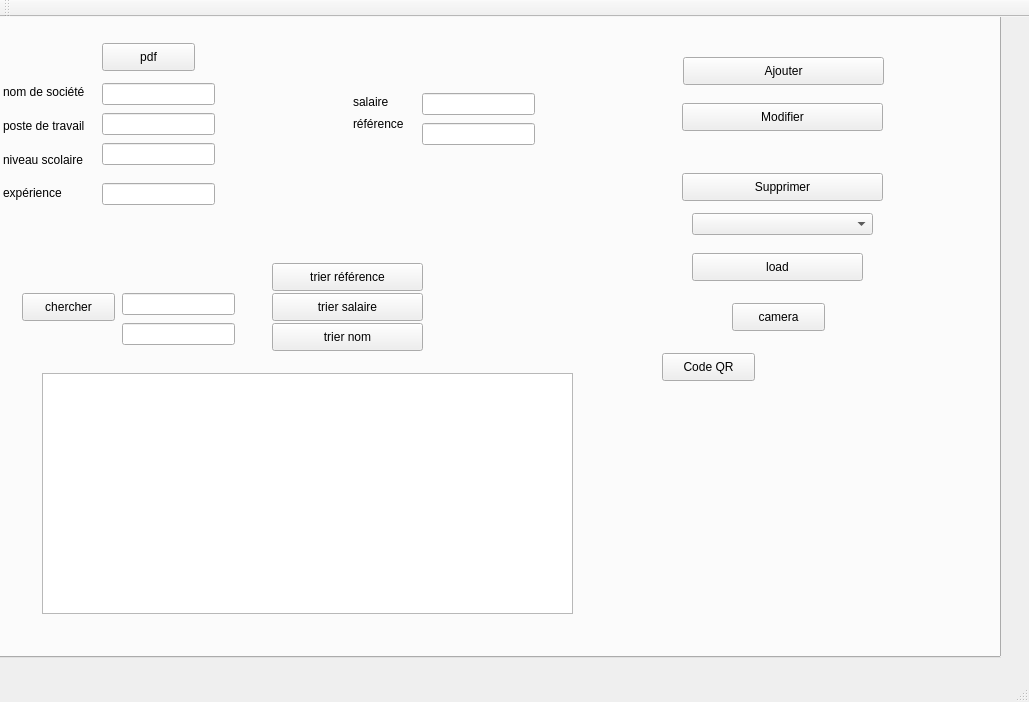
<?xml version="1.0" encoding="UTF-8"?>
<ui version="4.0">
 <class>MainWindow</class>
 <widget class="QMainWindow" name="MainWindow">
  <property name="geometry">
   <rect>
    <x>0</x>
    <y>0</y>
    <width>1029</width>
    <height>702</height>
   </rect>
  </property>
  <property name="windowTitle">
   <string>Gestion des Clients</string>
  </property>
  <widget class="QWidget" name="centralWidget">
   <widget class="QTabWidget" name="tabWidget">
    <property name="geometry">
     <rect>
      <x>-10</x>
      <y>-30</y>
      <width>1011</width>
      <height>671</height>
     </rect>
    </property>
    <property name="currentIndex">
     <number>0</number>
    </property>
    <widget class="QWidget" name="tab">
     <attribute name="title">
      <string>Tab 1</string>
     </attribute>
     <widget class="QPushButton" name="qrcode_pt">
      <property name="geometry">
       <rect>
        <x>670</x>
        <y>340</y>
        <width>93</width>
        <height>28</height>
       </rect>
      </property>
      <property name="text">
       <string>Code QR</string>
      </property>
     </widget>
     <widget class="QPushButton" name="pushButton_13">
      <property name="geometry">
       <rect>
        <x>280</x>
        <y>250</y>
        <width>151</width>
        <height>28</height>
       </rect>
      </property>
      <property name="text">
       <string>trier référence</string>
      </property>
     </widget>
     <widget class="QPushButton" name="pt_ajouter">
      <property name="geometry">
       <rect>
        <x>691</x>
        <y>44</y>
        <width>201</width>
        <height>28</height>
       </rect>
      </property>
      <property name="text">
       <string>Ajouter</string>
      </property>
     </widget>
     <widget class="QLineEdit" name="salaire">
      <property name="geometry">
       <rect>
        <x>430</x>
        <y>80</y>
        <width>113</width>
        <height>22</height>
       </rect>
      </property>
     </widget>
     <widget class="QLineEdit" name="poste">
      <property name="geometry">
       <rect>
        <x>110</x>
        <y>100</y>
        <width>113</width>
        <height>22</height>
       </rect>
      </property>
     </widget>
     <widget class="QLineEdit" name="nom">
      <property name="geometry">
       <rect>
        <x>110</x>
        <y>70</y>
        <width>113</width>
        <height>22</height>
       </rect>
      </property>
     </widget>
     <widget class="QLineEdit" name="experience">
      <property name="geometry">
       <rect>
        <x>110</x>
        <y>170</y>
        <width>113</width>
        <height>22</height>
       </rect>
      </property>
     </widget>
     <widget class="QPushButton" name="bouton_modifier">
      <property name="geometry">
       <rect>
        <x>690</x>
        <y>90</y>
        <width>201</width>
        <height>28</height>
       </rect>
      </property>
      <property name="text">
       <string>Modifier</string>
      </property>
     </widget>
     <widget class="QLineEdit" name="niveau">
      <property name="geometry">
       <rect>
        <x>110</x>
        <y>130</y>
        <width>113</width>
        <height>22</height>
       </rect>
      </property>
     </widget>
     <widget class="QLabel" name="label_9">
      <property name="geometry">
       <rect>
        <x>11</x>
        <y>139</y>
        <width>85</width>
        <height>16</height>
       </rect>
      </property>
      <property name="text">
       <string>niveau scolaire</string>
      </property>
     </widget>
     <widget class="QLabel" name="label">
      <property name="geometry">
       <rect>
        <x>361</x>
        <y>103</y>
        <width>54</width>
        <height>16</height>
       </rect>
      </property>
      <property name="text">
       <string>référence</string>
      </property>
     </widget>
     <widget class="QLineEdit" name="rech">
      <property name="geometry">
       <rect>
        <x>130</x>
        <y>280</y>
        <width>113</width>
        <height>22</height>
       </rect>
      </property>
     </widget>
     <widget class="QLabel" name="label_11">
      <property name="geometry">
       <rect>
        <x>361</x>
        <y>81</y>
        <width>37</width>
        <height>16</height>
       </rect>
      </property>
      <property name="text">
       <string>salaire</string>
      </property>
     </widget>
     <widget class="QLabel" name="label_7">
      <property name="geometry">
       <rect>
        <x>11</x>
        <y>71</y>
        <width>88</width>
        <height>16</height>
       </rect>
      </property>
      <property name="text">
       <string>nom de société</string>
      </property>
     </widget>
     <widget class="QLabel" name="label_8">
      <property name="geometry">
       <rect>
        <x>11</x>
        <y>105</y>
        <width>89</width>
        <height>16</height>
       </rect>
      </property>
      <property name="text">
       <string>poste de travail</string>
      </property>
     </widget>
     <widget class="QPushButton" name="pushButton_14">
      <property name="geometry">
       <rect>
        <x>30</x>
        <y>280</y>
        <width>93</width>
        <height>28</height>
       </rect>
      </property>
      <property name="text">
       <string>chercher</string>
      </property>
     </widget>
     <widget class="QTableView" name="tab_job">
      <property name="geometry">
       <rect>
        <x>50</x>
        <y>360</y>
        <width>531</width>
        <height>241</height>
       </rect>
      </property>
     </widget>
     <widget class="QComboBox" name="combo_chercher">
      <property name="geometry">
       <rect>
        <x>700</x>
        <y>200</y>
        <width>181</width>
        <height>22</height>
       </rect>
      </property>
     </widget>
     <widget class="QPushButton" name="push_load">
      <property name="geometry">
       <rect>
        <x>700</x>
        <y>240</y>
        <width>171</width>
        <height>28</height>
       </rect>
      </property>
      <property name="text">
       <string>load</string>
      </property>
     </widget>
     <widget class="QLineEdit" name="reference">
      <property name="geometry">
       <rect>
        <x>430</x>
        <y>110</y>
        <width>113</width>
        <height>22</height>
       </rect>
      </property>
     </widget>
     <widget class="QLabel" name="label_10">
      <property name="geometry">
       <rect>
        <x>11</x>
        <y>172</y>
        <width>62</width>
        <height>16</height>
       </rect>
      </property>
      <property name="text">
       <string>expérience</string>
      </property>
     </widget>
     <widget class="QPushButton" name="push_supprimer">
      <property name="geometry">
       <rect>
        <x>690</x>
        <y>160</y>
        <width>201</width>
        <height>28</height>
       </rect>
      </property>
      <property name="text">
       <string>Supprimer</string>
      </property>
     </widget>
     <widget class="QPushButton" name="camera_pt">
      <property name="geometry">
       <rect>
        <x>740</x>
        <y>290</y>
        <width>93</width>
        <height>28</height>
       </rect>
      </property>
      <property name="text">
       <string>camera</string>
      </property>
     </widget>
     <widget class="QPushButton" name="pushButton">
      <property name="geometry">
       <rect>
        <x>280</x>
        <y>280</y>
        <width>151</width>
        <height>28</height>
       </rect>
      </property>
      <property name="text">
       <string>trier salaire</string>
      </property>
     </widget>
     <widget class="QPushButton" name="pushButton_2">
      <property name="geometry">
       <rect>
        <x>280</x>
        <y>310</y>
        <width>151</width>
        <height>28</height>
       </rect>
      </property>
      <property name="text">
       <string>trier nom</string>
      </property>
     </widget>
     <widget class="QPushButton" name="pdf_pt">
      <property name="geometry">
       <rect>
        <x>110</x>
        <y>30</y>
        <width>93</width>
        <height>28</height>
       </rect>
      </property>
      <property name="text">
       <string>pdf</string>
      </property>
     </widget>
     <widget class="QLineEdit" name="lineEdit">
      <property name="geometry">
       <rect>
        <x>130</x>
        <y>310</y>
        <width>113</width>
        <height>22</height>
       </rect>
      </property>
     </widget>
     <widget class="QLabel" name="QRCODE_3">
      <property name="geometry">
       <rect>
        <x>660</x>
        <y>410</y>
        <width>221</width>
        <height>181</height>
       </rect>
      </property>
      <property name="text">
       <string/>
      </property>
     </widget>
    </widget>
    <widget class="QWidget" name="tab_2">
     <attribute name="title">
      <string>Tab 2</string>
     </attribute>
    </widget>
   </widget>
  </widget>
  <widget class="QMenuBar" name="menuBar">
   <property name="geometry">
    <rect>
     <x>0</x>
     <y>0</y>
     <width>1029</width>
     <height>26</height>
    </rect>
   </property>
  </widget>
  <widget class="QToolBar" name="mainToolBar">
   <attribute name="toolBarArea">
    <enum>TopToolBarArea</enum>
   </attribute>
   <attribute name="toolBarBreak">
    <bool>false</bool>
   </attribute>
  </widget>
  <widget class="QStatusBar" name="statusBar"/>
 </widget>
 <layoutdefault spacing="6" margin="11"/>
 <resources/>
 <connections/>
</ui>
